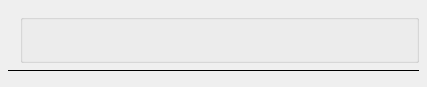
<?xml version="1.0" encoding="UTF-8"?>
<ui version="4.0">
 <class>swftControlsStackUnit</class>
 <widget class="QWidget" name="swftControlsStackUnit">
  <property name="geometry">
   <rect>
    <x>0</x>
    <y>0</y>
    <width>427</width>
    <height>87</height>
   </rect>
  </property>
  <property name="font">
   <font>
    <family>Helvetica Neue</family>
    <pointsize>14</pointsize>
   </font>
  </property>
  <property name="windowTitle">
   <string>Form</string>
  </property>
  <layout class="QGridLayout" name="gridLayout">
   <property name="horizontalSpacing">
    <number>0</number>
   </property>
   <property name="verticalSpacing">
    <number>6</number>
   </property>
   <property name="margin">
    <number>8</number>
   </property>
   <item row="1" column="1">
    <widget class="QGroupBox" name="subButtonStack">
     <property name="enabled">
      <bool>true</bool>
     </property>
     <property name="title">
      <string/>
     </property>
     <property name="alignment">
      <set>Qt::AlignLeading|Qt::AlignLeft|Qt::AlignTop</set>
     </property>
     <property name="flat">
      <bool>false</bool>
     </property>
     <property name="checkable">
      <bool>false</bool>
     </property>
     <layout class="QVBoxLayout" name="verticalLayout">
      <property name="spacing">
       <number>2</number>
      </property>
      <property name="margin">
       <number>1</number>
      </property>
      <item>
       <widget class="swftCommandSubButton" name="subButton3" native="true"/>
      </item>
      <item>
       <widget class="swftCommandSubButton" name="subButton1" native="true"/>
      </item>
      <item>
       <widget class="swftCommandSubButton" name="subButton2" native="true"/>
      </item>
     </layout>
    </widget>
   </item>
   <item row="4" column="1">
    <spacer name="verticalSpacer">
     <property name="orientation">
      <enum>Qt::Vertical</enum>
     </property>
     <property name="sizeHint" stdset="0">
      <size>
       <width>20</width>
       <height>0</height>
      </size>
     </property>
    </spacer>
   </item>
   <item row="1" column="0">
    <spacer name="horizontalSpacer">
     <property name="orientation">
      <enum>Qt::Horizontal</enum>
     </property>
     <property name="sizeType">
      <enum>QSizePolicy::Fixed</enum>
     </property>
     <property name="sizeHint" stdset="0">
      <size>
       <width>12</width>
       <height>6</height>
      </size>
     </property>
    </spacer>
   </item>
   <item row="0" column="0" colspan="2">
    <widget class="swftCommandButton" name="commandButton" native="true"/>
   </item>
   <item row="3" column="0" colspan="2">
    <widget class="Line" name="line">
     <property name="frameShadow">
      <enum>QFrame::Plain</enum>
     </property>
     <property name="orientation">
      <enum>Qt::Horizontal</enum>
     </property>
    </widget>
   </item>
  </layout>
 </widget>
 <customwidgets>
  <customwidget>
   <class>swftCommandButton</class>
   <extends>QWidget</extends>
   <header>swftCommandButton.h</header>
   <container>1</container>
  </customwidget>
  <customwidget>
   <class>swftCommandSubButton</class>
   <extends>QWidget</extends>
   <header>swftCommandsubButton.h</header>
   <container>1</container>
  </customwidget>
 </customwidgets>
 <resources/>
 <connections/>
</ui>
